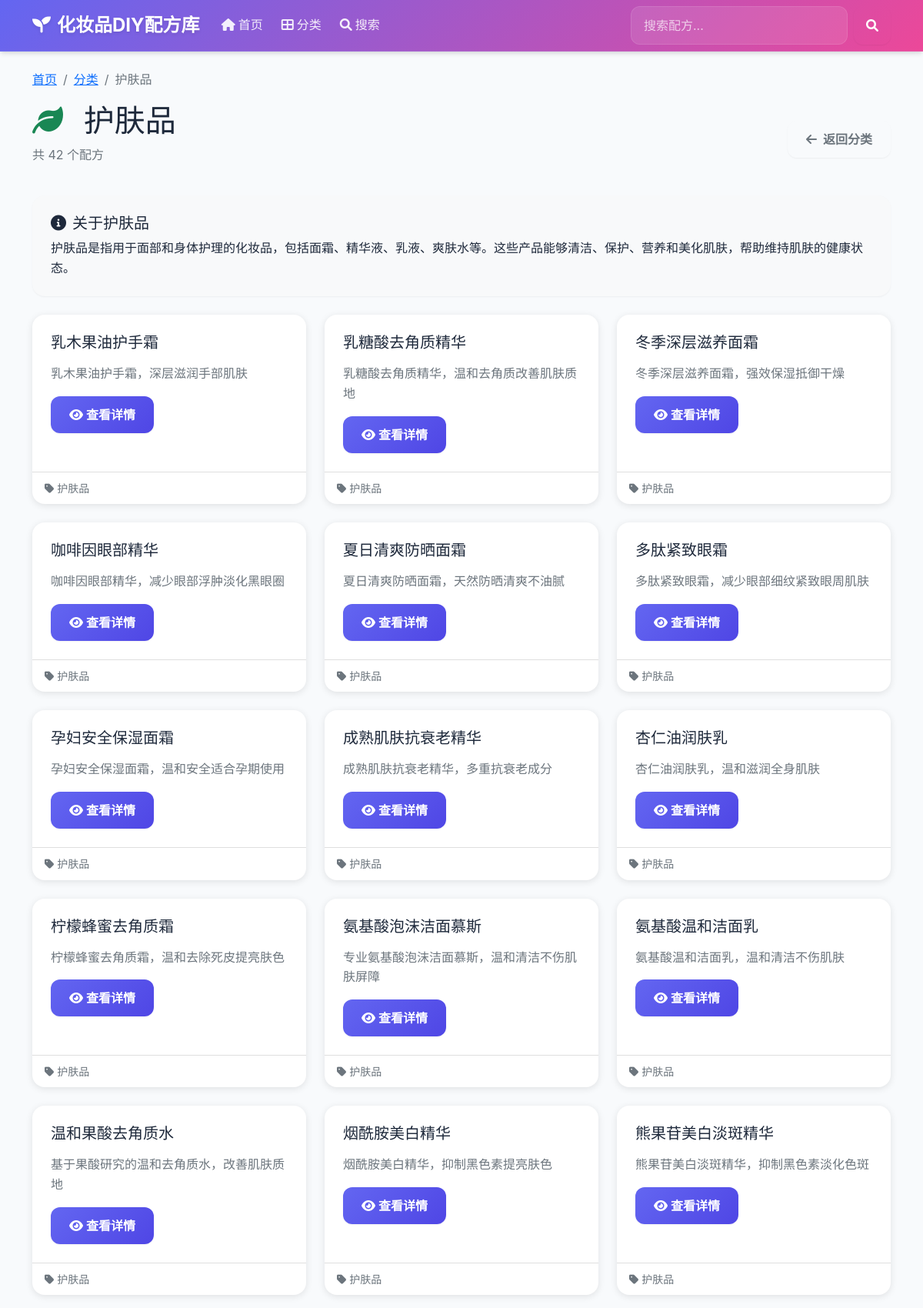
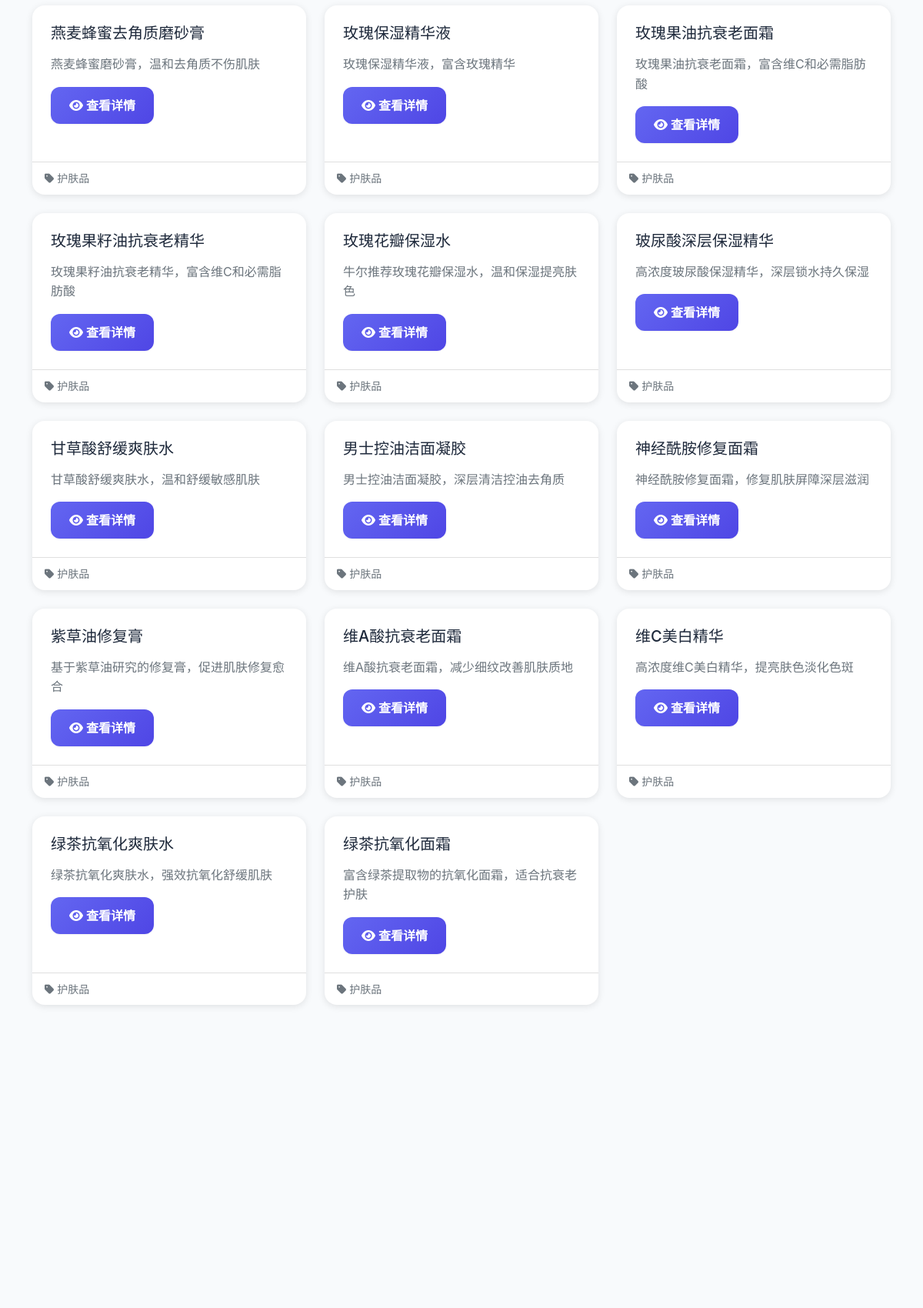
/category/护肤品 (upper part), run on the app's committed database (2 pictures, top to bottom).
### tables this page shows
CREATE TABLE products (
            id INTEGER PRIMARY KEY AUTOINCREMENT,
            name TEXT NOT NULL UNIQUE,
            category TEXT NOT NULL,
            description TEXT,
            created_at TIMESTAMP DEFAULT CURRENT_TIMESTAMP
        );

### web_app.py (the view)
@app.route('/category/<category>')
def category_products(category):
    products = db.search_products()
    category_products = [p for p in products if p['category'] == category]
    return render_template('category.html', products=category_products, category=category)

### extract_pdf_data.py (called while the page is built)
    def search_products(self, keyword: str = "") -> List[Dict]:
        conn = sqlite3.connect(self.db_path)
        cursor = conn.cursor()
        if keyword:
            cursor.execute(
                "SELECT id, name, category, description FROM products WHERE name LIKE ? OR description LIKE ?",
                (f"%{keyword}%", f"%{keyword}%")
            )
        else:
            cursor.execute("SELECT id, name, category, description FROM products ORDER BY name")
        products = []
        for row in cursor.fetchall():
            products.append({
                'id': row[0],
                'name': row[1],
                'category': row[2],
                'description': row[3]
            })
        conn.close()
        return products

### templates/category.html (shortened to what this page needs)
{% extends "base.html" %}
{% block content %}
<nav aria-label="breadcrumb">
    <ol class="breadcrumb">
        <li class="breadcrumb-item"><a href="{{ url_for('index') }}">首页</a></li>
        <li class="breadcrumb-item"><a href="{{ url_for('categories') }}">分类</a></li>
        <li class="breadcrumb-item active">{{ category }}</li>
    </ol>
</nav>
<div class="d-flex justify-content-between align-items-center mb-4">
    <div>
        <h1>
            {% if category == '护肤品' %}
            <i class="fas fa-leaf me-3 text-success"></i>
            {% elif category == '面膜' %}
            <i class="fas fa-spa me-3 text-info"></i>
            {% elif category == '护发产品' %}
            <i class="fas fa-cut me-3 text-warning"></i>
            {% elif category == '精油' %}
            <i class="fas fa-seedling me-3 text-primary"></i>
            {% else %}
            <i class="fas fa-vial me-3 text-secondary"></i>
            {% endif %}
            {{ category }}
        </h1>
        <p class="text-muted">共 {{ products|length }} 个配方</p>
    </div>
    <div>
        <a href="{{ url_for('categories') }}" class="btn btn-outline-secondary">
            <i class="fas fa-arrow-left me-2"></i>返回分类
        </a>
    </div>
</div>
<div class="row mb-4">
    <div class="col-12">
        <div class="card bg-light">
            <div class="card-body">
                {% if category == '护肤品' %}
                <h5><i class="fas fa-info-circle me-2"></i>关于护肤品</h5>
                <p class="mb-0">护肤品是指用于面部和身体护理的化妆品，包括面霜、精华液、乳液、爽肤水等。这些产品能够清洁、保护、营养和美化肌肤，帮助维持肌肤的健康状态。</p>
                {% elif category == '面膜' %}
                <h5><i class="fas fa-info-circle me-2"></i>关于面膜</h5>
                <p class="mb-0">面膜是一种敷在脸上的美容护肤品，具有深层清洁、保湿、美白、抗衰老等功效。根据功效和质地不同，可分为清洁面膜、保湿面膜、美白面膜、抗衰老面膜等。</p>
                {% elif category == '护发产品' %}
                <h5><i class="fas fa-info-circle me-2"></i>关于护发产品</h5>
                <p class="mb-0">护发产品包括洗发水、护发素、发膜、护发精油等，用于清洁、滋养、保护和美化头发。这些产品能够改善头发的质地，增加光泽，预防头发损伤。</p>
                {% elif category == '精油' %}
                <h5><i class="fas fa-info-circle me-2"></i>关于精油</h5>
                <p class="mb-0">精油是从植物中提取的挥发性芳香化合物，具有多种功效。在化妆品中，精油常用于提供香味、抗菌、舒缓、保湿等功能，是天然化妆品的重要成分。</p>
                {% else %}
                <h5><i class="fas fa-info-circle me-2"></i>关于{{ category }}</h5>
                <p class="mb-0">这里收集了各种{{ category }}的DIY配方，帮助您制作天然、安全的化妆品。</p>
                {% endif %}
            </div>
        </div>
    </div>
</div>
{% if products %}
<div class="row">
    {% for product in products %}
    <div class="col-md-6 col-lg-4 mb-4">
        <div class="card h-100 product-card">
            <div class="card-body">
                <div class="d-flex justify-content-between align-items-start mb-2">
                    <h5 class="card-title">{{ product.name }}</h5>
                </div>
                {% if product.description %}
                <p class="card-text text-muted">{{ product.description[:100] }}{% if product.description|length > 100 %}...{% endif %}</p>
                {% endif %}
                <div class="mt-auto">
                    <a href="{{ url_for('product_detail', product_id=product.id) }}"
                       class="btn btn-primary">
                        <i class="fas fa-eye me-1"></i>查看详情
                    </a>
                </div>
            </div>
            <div class="card-footer bg-transparent">
                <small class="text-muted">
                    <i class="fas fa-tag me-1"></i>{{ product.category }}
                </small>
            </div>
        </div>
    </div>
    {% endfor %}
</div>
{% endif %}
{% endblock %}

### templates/base.html (style rules this page uses)
:root { --primary-color: #6366f1; --primary-dark: #4f46e5; --secondary-color: #ec4899; --success-color: #10b981; --warning-color: #f59e0b; --info-color: #06b6d4; --light-bg: #f8fafc; --dark-bg: #1e293b; --text-primary: #1e293b; --text-secondary: #64748b; --border-color: #e2e8f0; --shadow-sm: 0 1px 2px 0 rgba(0, 0, 0, 0.05); --shadow-md: 0 4px 6px -1px rgba(0, 0, 0, 0.1), 0 2px 4px -1px rgba(0, 0, 0, 0.06); --shadow-lg: 0 10px 15px -3px rgba(0, 0, 0, 0.1), 0 4px 6px -2px rgba(0, 0, 0, 0.05); --shadow-xl: 0 20px 25px -5px rgba(0, 0, 0, 0.1), 0 10px 10px -5px rgba(0, 0, 0, 0.04); }
body { font-family: 'Inter', -apple-system, BlinkMacSystemFont, 'Segoe UI', Roboto, sans-serif; background-color: var(--light-bg); color: var(--text-primary); line-height: 1.6; }
.card { border: none; border-radius: 1rem; box-shadow: var(--shadow-sm); transition: all 0.3s ease; background: white; overflow: hidden; }
.card-body { padding: 1.5rem; }
.btn { border-radius: 0.75rem; font-weight: 600; padding: 0.75rem 1.5rem; transition: all 0.3s ease; border: none; box-shadow: var(--shadow-sm); }
.btn-primary { background: linear-gradient(135deg, var(--primary-color) 0%, var(--primary-dark) 100%); border: none; }
.fade-in { animation: fadeIn 0.6s ease-in; }

### templates/category.html (style rules this page uses)
.product-card { transition: transform 0.3s ease, box-shadow 0.3s ease; border: none; box-shadow: 0 2px 10px rgba(0,0,0,0.1); }

### data on the page
products: name "乳木果油护手霜", description "乳木果油护手霜，深层滋润手部肌肤", category "护肤品"
products: name "乳糖酸去角质精华", description "乳糖酸去角质精华，温和去角质改善肌肤质地", category "护肤品"
products: name "冬季深层滋养面霜", description "冬季深层滋养面霜，强效保湿抵御干燥", category "护肤品"
products: name "咖啡因眼部精华", description "咖啡因眼部精华，减少眼部浮肿淡化黑眼圈", category "护肤品"
products: name "夏日清爽防晒面霜", description "夏日清爽防晒面霜，天然防晒清爽不油腻", category "护肤品"
products: name "多肽紧致眼霜", description "多肽紧致眼霜，减少眼部细纹紧致眼周肌肤", category "护肤品"
products: name "孕妇安全保湿面霜", description "孕妇安全保湿面霜，温和安全适合孕期使用", category "护肤品"
products: name "成熟肌肤抗衰老精华", description "成熟肌肤抗衰老精华，多重抗衰老成分", category "护肤品"
products: name "杏仁油润肤乳", description "杏仁油润肤乳，温和滋润全身肌肤", category "护肤品"
products: name "柠檬蜂蜜去角质霜", description "柠檬蜂蜜去角质霜，温和去除死皮提亮肤色", category "护肤品"
products: name "氨基酸泡沫洁面慕斯", description "专业氨基酸泡沫洁面慕斯，温和清洁不伤肌肤屏障", category "护肤品"
products: name "氨基酸温和洁面乳", description "氨基酸温和洁面乳，温和清洁不伤肌肤", category "护肤品"
products: name "温和果酸去角质水", description "基于果酸研究的温和去角质水，改善肌肤质地", category "护肤品"
products: name "烟酰胺美白精华", description "烟酰胺美白精华，抑制黑色素提亮肤色", category "护肤品"
products: name "熊果苷美白淡斑精华", description "熊果苷美白淡斑精华，抑制黑色素淡化色斑", category "护肤品"
products: name "燕麦蜂蜜去角质磨砂膏", description "燕麦蜂蜜磨砂膏，温和去角质不伤肌肤", category "护肤品"
products: name "玫瑰保湿精华液", description "玫瑰保湿精华液，富含玫瑰精华", category "护肤品"
products: name "玫瑰果油抗衰老面霜", description "玫瑰果油抗衰老面霜，富含维C和必需脂肪酸", category "护肤品"
products: name "玫瑰果籽油抗衰老精华", description "玫瑰果籽油抗衰老精华，富含维C和必需脂肪酸", category "护肤品"
products: name "玫瑰花瓣保湿水", description "牛尔推荐玫瑰花瓣保湿水，温和保湿提亮肤色", category "护肤品"
products: name "玻尿酸深层保湿精华", description "高浓度玻尿酸保湿精华，深层锁水持久保湿", category "护肤品"
products: name "甘草酸舒缓爽肤水", description "甘草酸舒缓爽肤水，温和舒缓敏感肌肤", category "护肤品"
products: name "男士控油洁面凝胶", description "男士控油洁面凝胶，深层清洁控油去角质", category "护肤品"
products: name "神经酰胺修复面霜", description "神经酰胺修复面霜，修复肌肤屏障深层滋润", category "护肤品"
products: name "紫草油修复膏", description "基于紫草油研究的修复膏，促进肌肤修复愈合", category "护肤品"
products: name "维A酸抗衰老面霜", description "维A酸抗衰老面霜，减少细纹改善肌肤质地", category "护肤品"
products: name "维C美白精华", description "高浓度维C美白精华，提亮肤色淡化色斑", category "护肤品"
products: name "绿茶抗氧化爽肤水", description "绿茶抗氧化爽肤水，强效抗氧化舒缓肌肤", category "护肤品"
products: name "绿茶抗氧化面霜", description "富含绿茶提取物的抗氧化面霜，适合抗衰老护肤", category "护肤品"

### other printed values
{{ category }} "护肤品"
{{ products|length }} "42"
